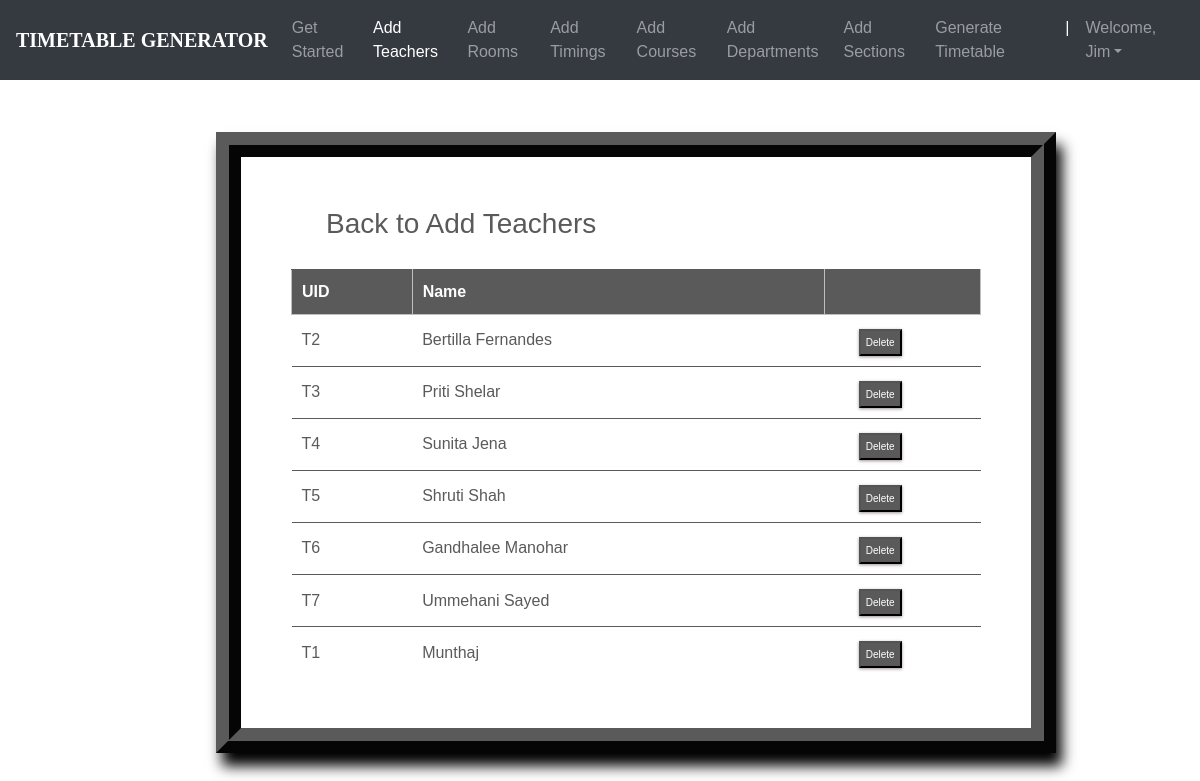
/teachers_list/ (signed in), run on the app's committed database.
### ttgen/models.py (models this page shows, shortened)
class Instructor(models.Model):
    uid = models.CharField(max_length=6)
    name = models.CharField(max_length=25)

### ttgen/views.py (the view)
# urls.py: path('teachers_list/', views.inst_list_view , name='editinstructor'),
@login_required
def inst_list_view(request):
    context = {
        'instructors': Instructor.objects.all()
    }
    return render(request, 'inslist.html', context)

### templates/inslist.html (shortened to what this page needs)
<!DOCTYPE html>
<html lang="en">
<head>
	<link rel="stylesheet" href="https://maxcdn.bootstrapcdn.com/bootstrap/4.0.0/css/bootstrap.min.css">
    <link rel="stylesheet" type="text/css" href="static/css/index.css">
</head>
<body>
        <header>
			<nav class="navbar navbar-expand-md navbar-dark fixed-top bg-dark">
                <a class="navbar-brand" href="#"><b>TIMETABLE GENERATOR</b></a>
                <div class="collapse navbar-collapse" id="navbarCollapse">
                    <ul class="navbar-nav ml-auto">
                    <li class="nav-item">
                        <a class="nav-link" href="{% url 'admindash' %}">Get Started</a>
                    </li>
                    <li class="nav-item active">
                        <a class="nav-link" href="{% url 'addInstructors' %}">Add Teachers</a>
                    </li>
                    <li class="nav-item">
                        <a class="nav-link" href="{% url 'addRooms' %}">Add Rooms</a>
                    </li>
                    <li class="nav-item">
		                <a class="nav-link" href="{% url 'addTimings' %}">Add Timings</a>
		            </li>
                    <li class="nav-item">
                        <a class="nav-link" href="{% url 'addCourses' %}">Add Courses</a>
                    </li>
                    <li class="nav-item">
			            <a class="nav-link" href="{% url 'addDepts' %}">Add Departments</a>
		            </li>
                    <li class="nav-item">
			            <a class="nav-link" href="{% url 'addSections' %}">Add Sections</a>
		            </li>
                    <li class="nav-item">
			            <a class="nav-link" href="{% url 'generate' %}">Generate Timetable</a>
		            </li>
                    <li class="nav-item active">
			            <a class="nav-link">|</a>
		            </li>
                    <li class="nav-item dropdown">
		                <a class="nav-link dropdown-toggle" href="#" id="dropdown03" data-toggle="dropdown" aria-haspopup="true" aria-expanded="false">Welcome, {{ user.first_name }}</a>
		            </li>
                    </ul>
                </div>
            </nav>
        </header><br><br>
        {% block content %}
        {% load static %}
<fieldset class="fieldset">
    <a href="{% url 'addInstructors'%}"><h1 class="tablink" onclick="openPage('new')" id="defaultOpen">Back to Add Teachers</h1></a>
    <div class="tabcontent" id="edit">
        <table class="table1">
            <thead>
            <tr class="table-headers">
            <th>UID</th>
            <th>Name</th>
            <th  class="empty"></th>
            </tr>
            </thead>
            <tbody>
            {% for inst in instructors %}
            <tr>
             <td>{{inst.uid}}</td>
             <td>{{inst.name}}</td>
             <td class="empty">
                <form action="{% url 'deleteinstructor' inst.id %}" method="post">
                        <input type="submit" value="Delete" class="cross">
                </form>
             </td>
             </tr>
            {% endfor %}
            </tbody>
        </table>
    </div>
</fieldset>
{% endblock %}

### static/css/index.css (style rules this page uses)
body { padding-top: 3rem; padding-bottom: 3rem; color: #5a5a5a; font-family: 'Poppins', sans-serif; overflow-x: hidden; }
nav { font-family: sans-serif; }
.navbar-brand { font-size: 20px; font-family: Georgia, 'Times New Roman', Times, serif; }

### templates/inslist.html (style rules this page uses)
nav { font-family: sans-serif; }
.navbar-brand { font-size: 20px; font-family: Georgia, 'Times New Roman', Times, serif; }
* { margin: 0; padding: 0; box-sizing: border-box; }
html { scroll-behavior: smooth; }
a { text-decoration:none; }
form { margin-top: 3%; margin-left: 18%; margin-right: 12%; }
fieldset h1 { color: #5a5a5a; padding-bottom: 20px; margin-left: 35px; display: inline-block; cursor: pointer; font-size: 28px; }
fieldset input { padding:8px; color: #938c8c }
.table2 td, th { border: 1px solid rgb(190,190,190); padding: 10px 20px; }
.table1 { width: 100%; border-collapse: collapse; text-align: left; overflow: hidden; }
.table1 td, th { border-top: 1px solid #5a5a5a; padding: 10px; }
.table1 th { background-color: #5a5a5a; color: #fff; }
.cross { font-size:10px; box-shadow: 0px 1px 3px 0px #9e9292; padding: 4px 5px; color: #fff; background-color: #5a5a5a; cursor: pointer; }
.fieldset { margin-top: 3%; margin-left: 18%; margin-right: 12%; padding: 50px; border-width: 25px; border-style: ridge; border-color: #5a5a5a; box-shadow: 6px 13px 13px 0px black; background-color: #fff; }

### data on the page
Instructor: uid "T2", name "Bertilla Fernandes"
Instructor: uid "T3", name "Priti Shelar"
Instructor: uid "T4", name "Sunita Jena"
Instructor: uid "T5", name "Shruti Shah"
Instructor: uid "T6", name "Gandhalee Manohar"
Instructor: uid "T7", name "Ummehani Sayed"
Instructor: uid "T1", name "Munthaj"

### other printed values
{{ user.first_name }} "Jim"
